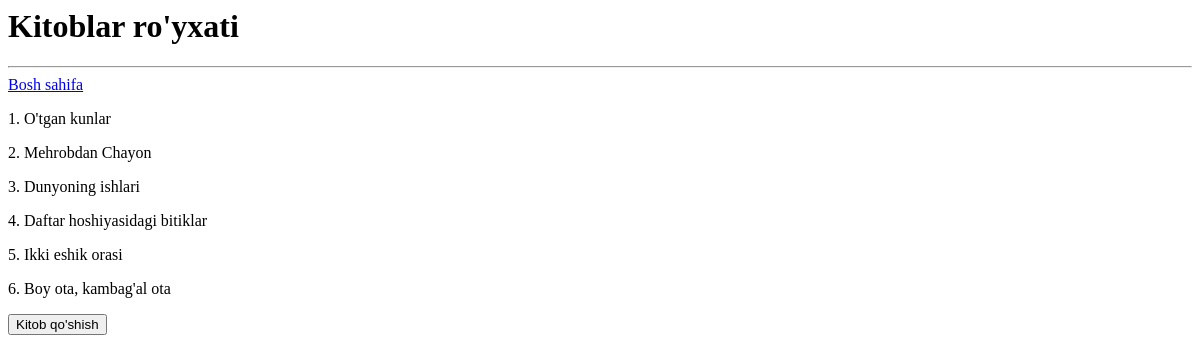
Page /kitoblar/ on the earlier database version.
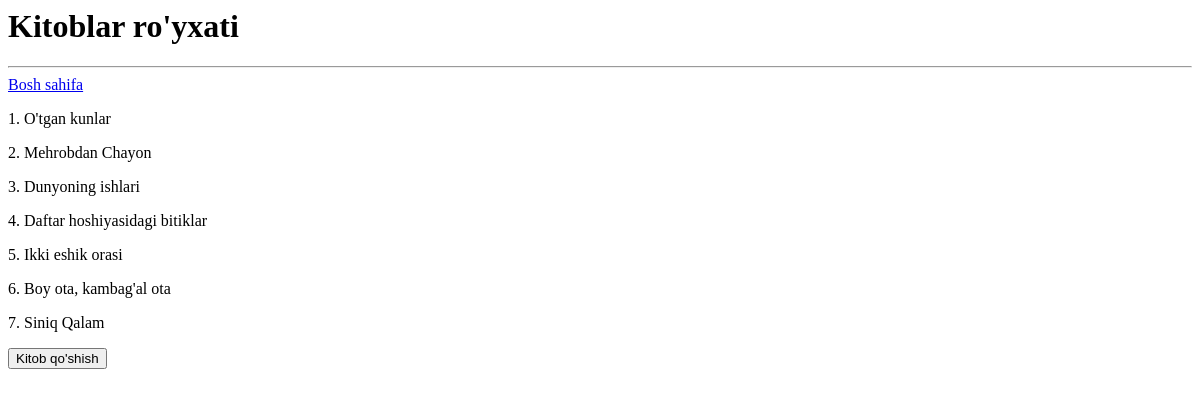
Same page on the later database version.
### main/models.py (models this page shows, shortened)
class Kitob(models.Model):
    nom = models.CharField(max_length=255)
    janr = models.CharField(max_length=50)
    sahifa = models.PositiveSmallIntegerField()
    muqova = models.CharField(
        max_length=50,
        choices=(
            ("Qattiq", "Qattiq"),
            ("Yumshoq", "Yumshoq")
        )
    )
    muallif = models.ManyToManyField(Muallif)

### main/views.py (the view)
# urls.py: path('kitoblar/', kitoblar_view, name='kitoblar'),
def kitoblar_view(request):
    kitoblar = Kitob.objects.all()
    context = {
        'kitoblar': kitoblar
    }
    return render(request, 'kitoblar.html', context)

### templates/kitoblar.html
<h1>Kitoblar ro'yxati</h1>
<hr>
<a href="/">Bosh sahifa</a>
{% for kitob in kitoblar %}
<p>{{ forloop.counter }}. {{ kitob.nom }}</p>
{% endfor %}
<a href="/kitob-qo'shish/">
    <button>Kitob qo'shish</button>
</a>

Differences in the rows shown:
added Kitob: nom "Siniq Qalam"
